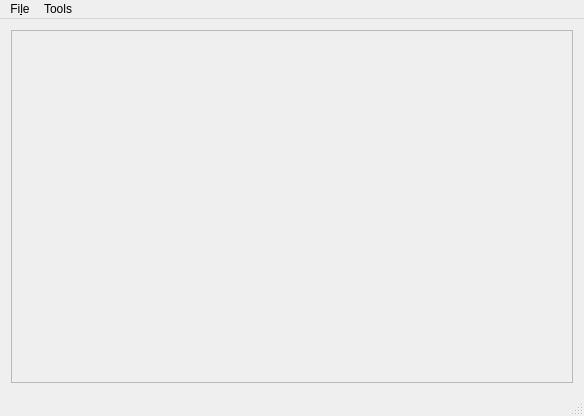
<?xml version="1.0" encoding="UTF-8"?>
<ui version="4.0">
 <class>CombatMap</class>
 <widget class="QMainWindow" name="CombatMap">
  <property name="geometry">
   <rect>
    <x>0</x>
    <y>0</y>
    <width>584</width>
    <height>416</height>
   </rect>
  </property>
  <property name="windowTitle">
   <string>CombatMap</string>
  </property>
  <widget class="QWidget" name="centralWidget">
   <layout class="QGridLayout" name="gridLayout">
    <item row="0" column="0">
     <widget class="QScrollArea" name="scrollArea">
      <property name="widgetResizable">
       <bool>true</bool>
      </property>
      <widget class="QWidget" name="scrollAreaWidgetContents">
       <property name="geometry">
        <rect>
         <x>0</x>
         <y>0</y>
         <width>568</width>
         <height>347</height>
        </rect>
       </property>
       <layout class="QGridLayout" name="gridLayout_scroll">
        <item row="4" column="0" alignment="Qt::AlignHCenter|Qt::AlignVCenter">
         <widget class="QLabel" name="imgLabel">
          <property name="text">
           <string/>
          </property>
          <property name="alignment">
           <set>Qt::AlignCenter</set>
          </property>
         </widget>
        </item>
        <item row="5" column="0">
         <widget class="QLabel" name="gridLabel">
          <property name="text">
           <string/>
          </property>
          <property name="alignment">
           <set>Qt::AlignCenter</set>
          </property>
         </widget>
        </item>
       </layout>
      </widget>
     </widget>
    </item>
   </layout>
  </widget>
  <widget class="QMenuBar" name="menuBar">
   <property name="geometry">
    <rect>
     <x>0</x>
     <y>0</y>
     <width>584</width>
     <height>29</height>
    </rect>
   </property>
   <widget class="QMenu" name="menuFile">
    <property name="title">
     <string>Fi&amp;le</string>
    </property>
    <addaction name="actionOpen_Image"/>
   </widget>
   <widget class="QMenu" name="menuTools">
    <property name="title">
     <string>Tools</string>
    </property>
    <addaction name="actionOptions"/>
   </widget>
   <addaction name="menuFile"/>
   <addaction name="menuTools"/>
  </widget>
  <widget class="QStatusBar" name="statusBar"/>
  <action name="actionOpen_Image">
   <property name="text">
    <string>Open Image</string>
   </property>
   <property name="shortcut">
    <string>Ctrl+O</string>
   </property>
  </action>
  <action name="actionOptions">
   <property name="text">
    <string>Options</string>
   </property>
  </action>
 </widget>
 <layoutdefault spacing="6" margin="11"/>
 <resources/>
 <connections/>
</ui>
